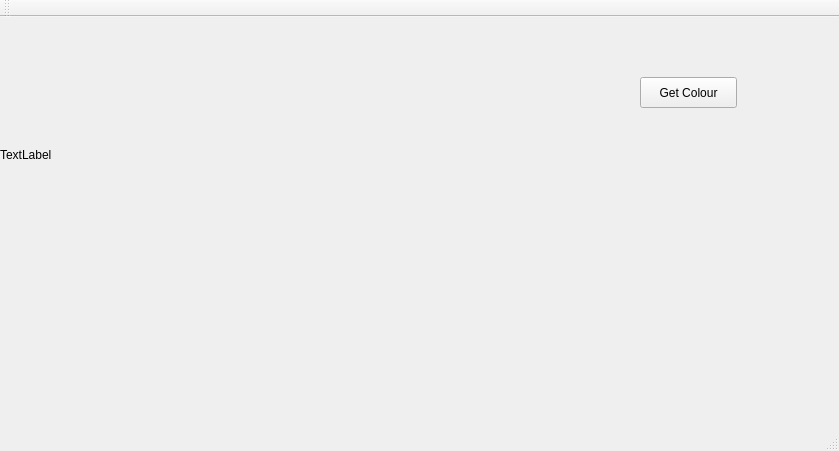
<?xml version="1.0" encoding="UTF-8"?>
<ui version="4.0">
 <class>MainWindow</class>
 <widget class="QMainWindow" name="MainWindow">
  <property name="geometry">
   <rect>
    <x>0</x>
    <y>0</y>
    <width>839</width>
    <height>451</height>
   </rect>
  </property>
  <property name="windowTitle">
   <string>MainWindow</string>
  </property>
  <widget class="QWidget" name="centralWidget">
   <widget class="QLabel" name="label">
    <property name="geometry">
     <rect>
      <x>0</x>
      <y>0</y>
      <width>275</width>
      <height>275</height>
     </rect>
    </property>
    <property name="text">
     <string>TextLabel</string>
    </property>
   </widget>
   <widget class="QPushButton" name="pushButton">
    <property name="geometry">
     <rect>
      <x>640</x>
      <y>60</y>
      <width>97</width>
      <height>31</height>
     </rect>
    </property>
    <property name="text">
     <string>Get Colour</string>
    </property>
   </widget>
  </widget>
  <widget class="QMenuBar" name="menuBar">
   <property name="geometry">
    <rect>
     <x>0</x>
     <y>0</y>
     <width>839</width>
     <height>27</height>
    </rect>
   </property>
  </widget>
  <widget class="QToolBar" name="mainToolBar">
   <attribute name="toolBarArea">
    <enum>TopToolBarArea</enum>
   </attribute>
   <attribute name="toolBarBreak">
    <bool>false</bool>
   </attribute>
  </widget>
  <widget class="QStatusBar" name="statusBar"/>
 </widget>
 <layoutdefault spacing="6" margin="11"/>
 <resources/>
 <connections/>
</ui>
